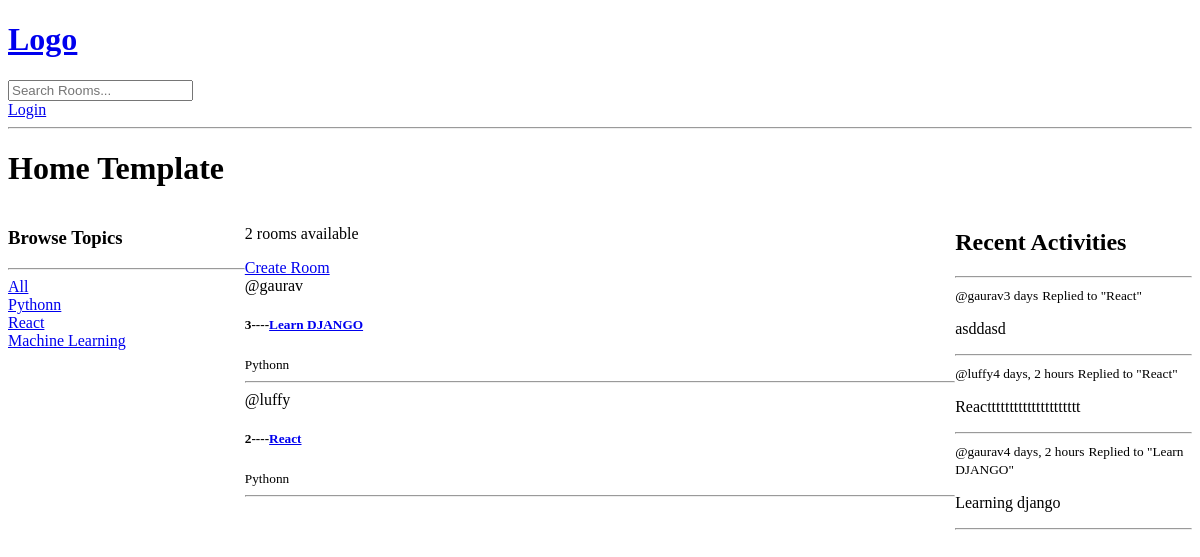
The app's page /, older data.
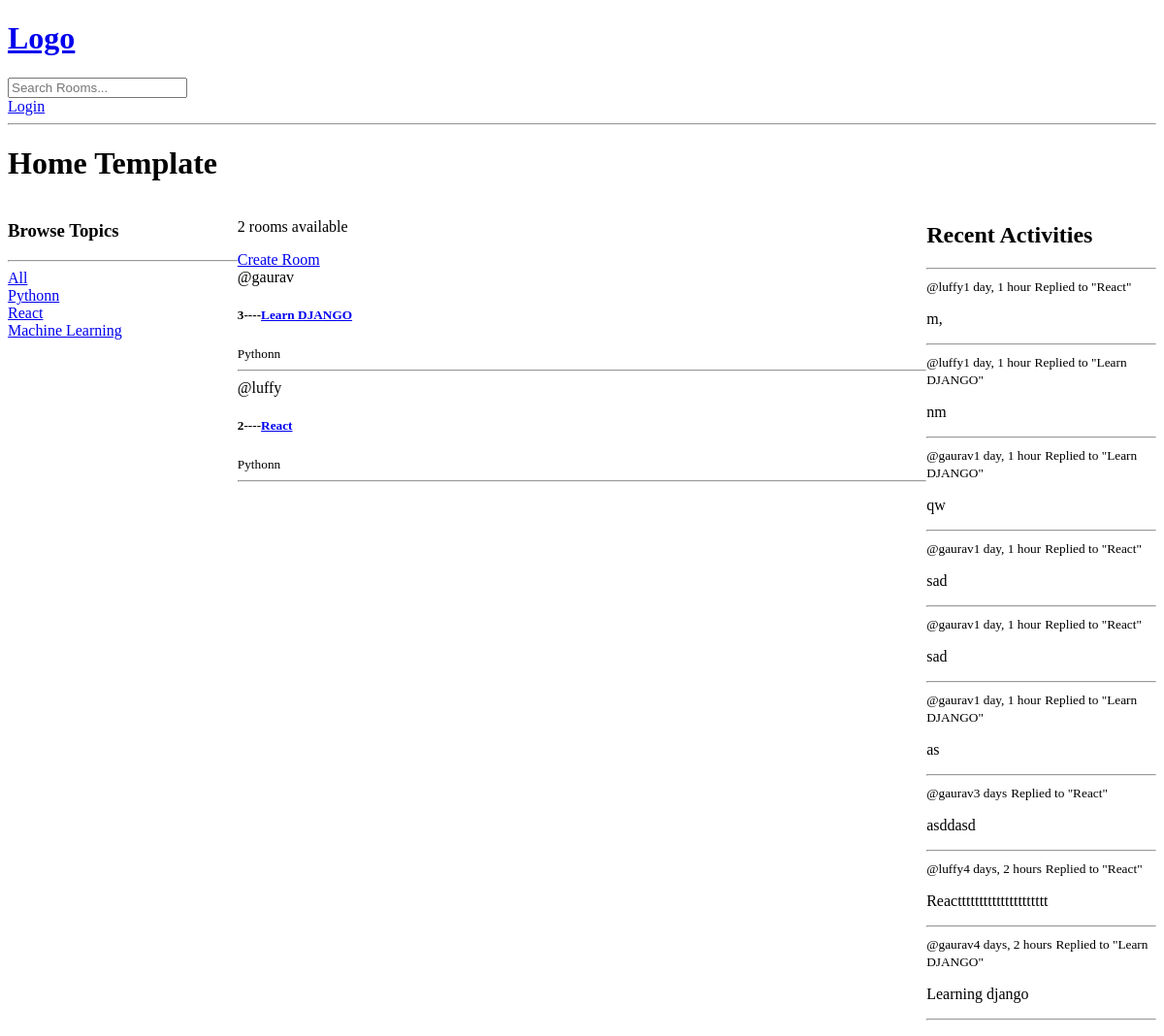
The same page, newer data.
### base/models.py (models this page shows, shortened)
class Topic(models.Model):
  name = models.CharField(max_length=200)

class Room(models.Model):
  host = models.ForeignKey(User, on_delete= models.SET_NULL,null=True)
  topic = models.ForeignKey(Topic, on_delete= models.SET_NULL,null=True)
  participants = models.ManyToManyField(User,related_name='participants',blank=True)
  name = models.CharField(max_length=200)
  description = models.TextField(null= True, blank= True)
  updated = models.DateTimeField(auto_now= True)
  created = models.DateTimeField(auto_now_add=True)
  class Meta:
    ordering = ['-updated','-created']
  def __str__(self):
    return self.name

class Message(models.Model):
  user = models.ForeignKey(User, on_delete=models.CASCADE)
  room = models.ForeignKey(Room,on_delete= models.CASCADE)
  body = models.TextField()
  updated = models.DateTimeField(auto_now= True)
  created = models.DateTimeField(auto_now_add=True)
  def __str__(self):
    return self.body[0:50]
  class Meta:
    ordering = ['-updated','-created']

### base/views.py (the view)
# urls.py: path('',views.home,name='home'),
def home(request):
  q = request.GET.get('q') if request.GET.get('q') != None else ''
  rooms = Room.objects.filter(
  Q(topic__name__icontains = q) |
  Q(name__icontains = q) |
  Q(description__icontains = q))
  topics = Topic.objects.all()
  room_count = rooms.count()
  room_messagess = Message.objects.filter(Q(room__topic__name__icontains = q))
  context = {'rooms':rooms,'topics':topics,
  'room_count':room_count,'room_messagess':room_messagess}
  return render(request,'base/home.html',context)

### base/templates/base/home.html (shortened to what this page needs)
{%extends 'main.html'%} {%block content%}
<h1>Home Template</h1>
<div class="home-container">
  <div>
    <h3>Browse Topics</h3>
    <hr />
    <div>
      <a href="{%url 'home'%}">All</a>
    </div>
    {%for topic in topics%}
    <div>
      <a href="{%url 'home'%}?q={{topic.name}}">{{topic.name}}</a>
    </div>
    {%endfor%}
  </div>
  <div>
    <p>{{room_count}} rooms available</p>
    <a href="{%url 'create-room'%}">Create Room</a>
    <div>
      {%for room in rooms%}
      <div>
        <span>@{{room.host.username}}</span>
        <h5>
          {{room.id}}----<a href="{% url 'room' room.id%}">{{room.name}}</a>
        </h5>
        <small> {{room.topic.name}} </small>
        <hr />
      </div>
      {%endfor%}
    </div>
  </div>
  <div>
    <h2>Recent Activities</h2>
    <hr />
    {%for message in room_messagess%}
    <div>
      <small>@{{message.user}}{{message.created | timesince}}</small>
      <small>Replied to "{{message.room}}"</small>
      <p>{{message}}</p>
      <hr />
    </div>
    {%endfor%}
  </div>
</div>
{%endblock content%}

Row changes from the older to the newer data that the page shows:
added Message: user "luffy", created "1 day, 1 hour", room "React", body "m,"
added Message: user "luffy", created "1 day, 1 hour", room "Learn DJANGO", body "nm"
added Message: user "gaurav", created "1 day, 1 hour", room "Learn DJANGO", body "qw"
added Message: user "gaurav", created "1 day, 1 hour", room "React", body "sad"
added Message: user "gaurav", created "1 day, 1 hour", room "React", body "sad"
added Message: user "gaurav", created "1 day, 1 hour", room "Learn DJANGO", body "as"
